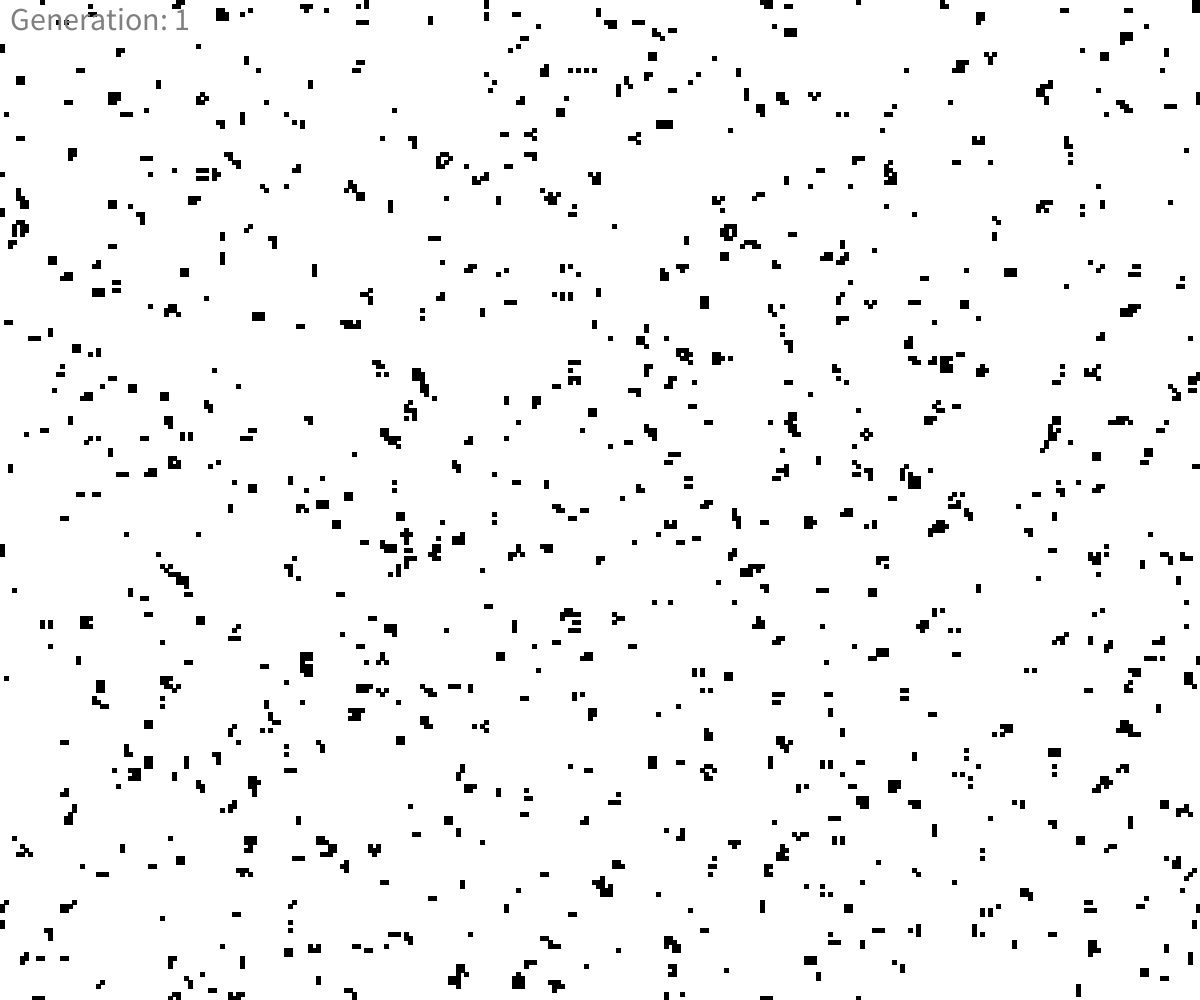
Frame 1 (no input)
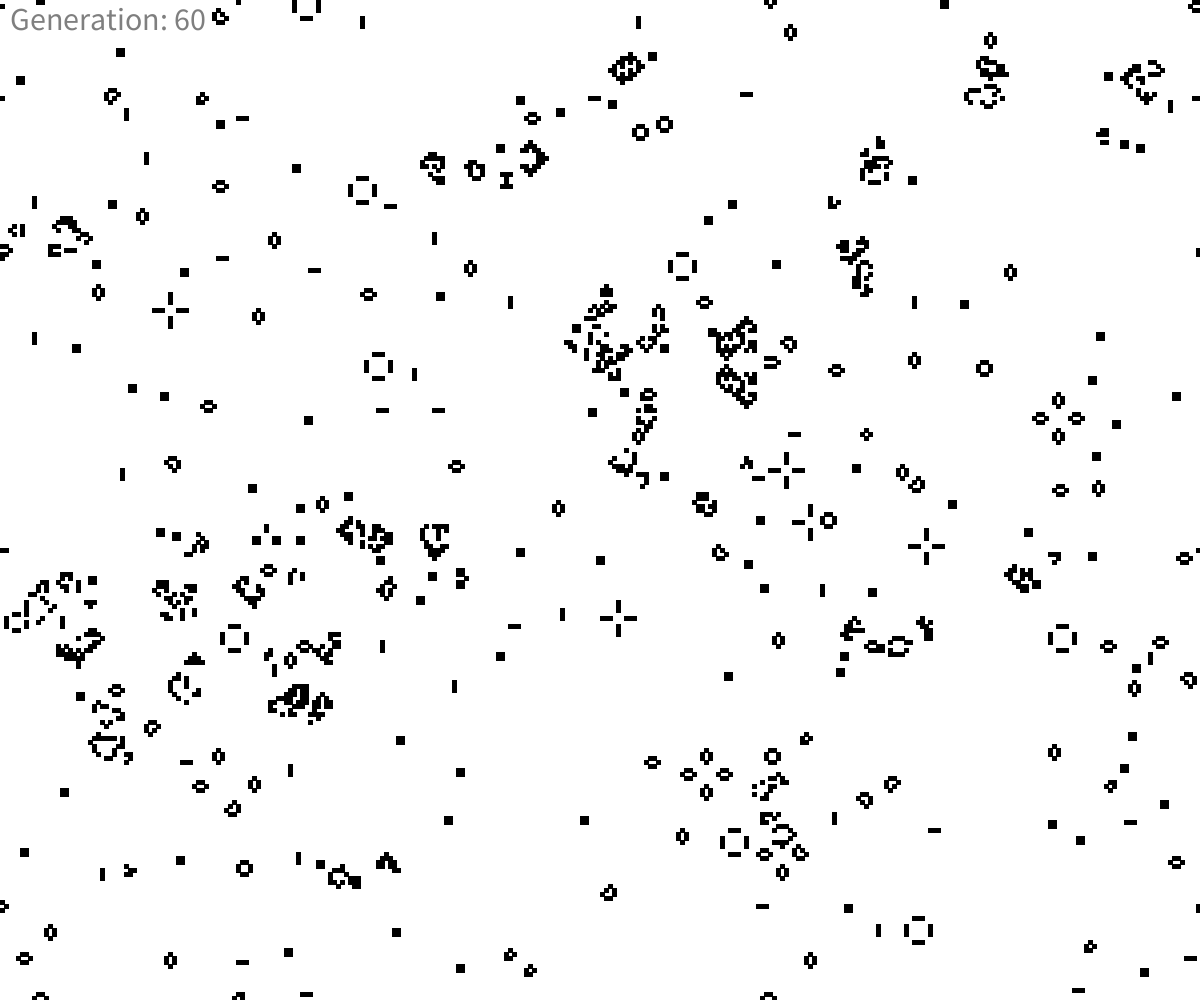
Frame 60 (the mouse pressed at the canvas centre just before this capture)
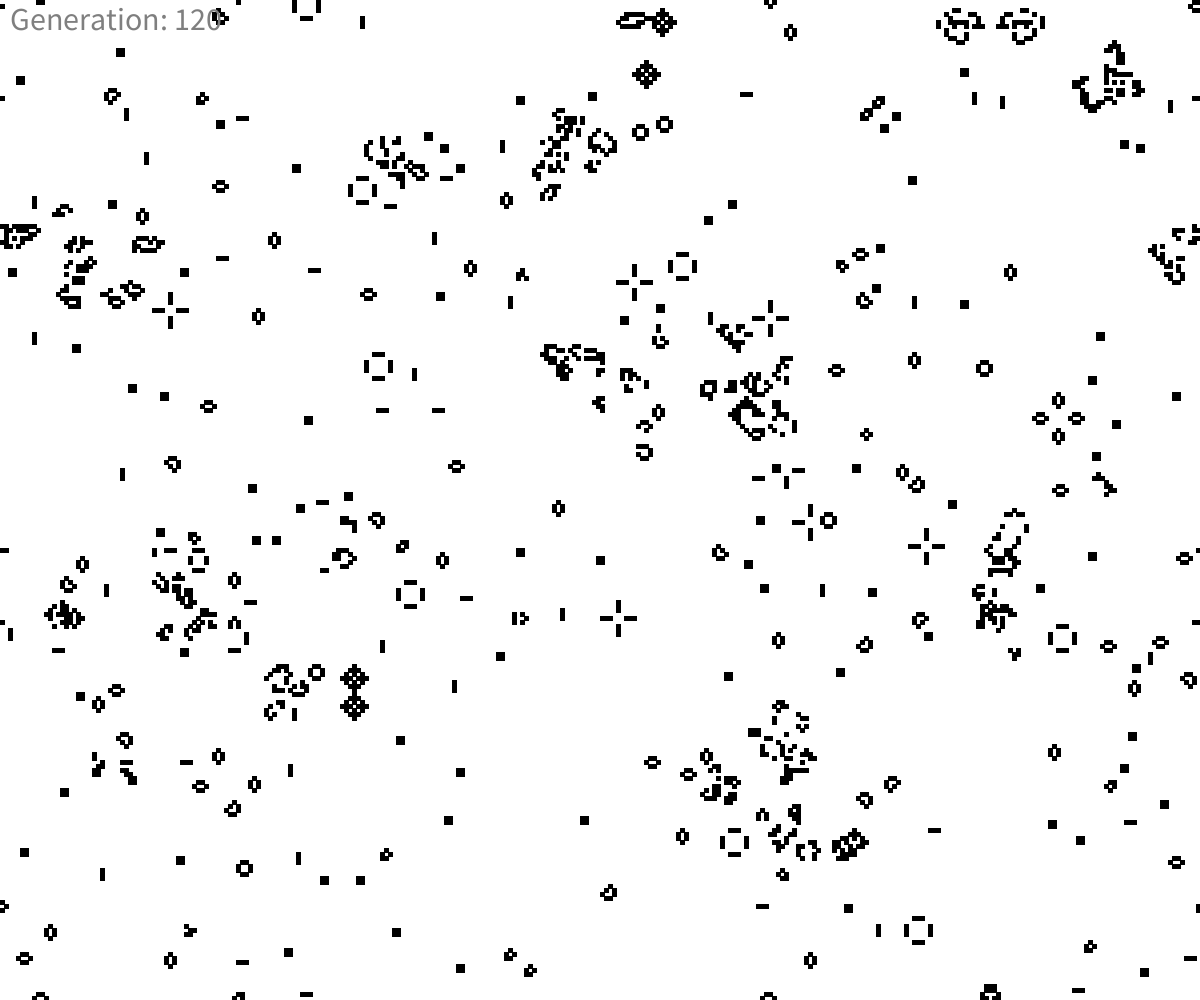
Frame 120 (the mouse held since frame 60 and released just before this capture)

The Processing sketch that drew these frames (run headless with seeded random() and noise(); from frame 60 on, the mouse is pressed at the canvas centre):

// Processing sketch: lifeGame
// ── lifeGame.pde
// life game

// フレームレート
int fps = 16;
// 誕生率の逆数
int birthRate = 12;

// 列数と行数
int cols, rows;
// 1セルの幅
int resolution = 4;
// 配列を定義
int[][] grid;
// 世代数
int gen = 0;

// グリッドをリセット
void resetGrid() {
    for (int i = 0; i < cols; i++) {
        for (int j = 0; j < rows; j++) {
            if (floor(random(birthRate)) == 0) {
                // セルを生に設定
                grid[i][j] = 1;
            } else {
                // セルを死に設定
                grid[i][j] = 0;
            }
        }
    }
    gen = 0;
}

// 近傍のセルを数える
int countNeighbors(int x, int y) {
    int sum = 0;
    
    for (int i = -1; i <= 1; i++) {
        for (int j = -1; j <= 1; j++) {
            int col = (x + i + cols) % cols;
            int row = (y + j + rows) % rows;
            sum += grid[col][row];
        }
    }
    
    sum -= grid[x][y];
    return sum;
}

// 新しいグリッドを計算
int[][] nextGrid() {
    int newGrid[][] = new int[cols][rows];
    // 次の世代を計算
    for (int i = 0; i < cols; i++) {
        for (int j = 0; j < rows; j++) {
            int state = grid[i][j];
            // 近傍のセルを数える
            int neighbors = countNeighbors(i, j);
            
            // ゲームのルールを適用
            if (state == 0 && neighbors == 3) {
                // セルを生に設定
                newGrid[i][j] = 1;
            } else if (state == 1 && (neighbors < 2 || 3 < neighbors)) {
                // セルを死に設定
                newGrid[i][j] = 0;
            } else {
                newGrid[i][j] = state;
            }
        }
    }
    gen++;
    return newGrid;
}

void setup() {
    size(1200, 1000);
    frameRate(fps);

    // 列数を計算
    cols = width / resolution;
    // 行数を計算
    rows = height / resolution;
    // 配列を初期化
    grid = new int[cols][rows];
    
    // グリッドをリセット
    resetGrid();
    
    // テキストのサイズを設定
    textSize(32);
}

void draw() {
    // 背景を白に設定
    background(255);

    boolean update = true;
    if (keyPressed) {
        // スペースキーが押されている場合
        if (key == ' ') {
            update = false;
        }
        // rキーが押されている場合
        if (key == 'r') {
            update = false;
            // グリッドをリセット
            resetGrid();
        }
    }
    if (update) {   
        // グリッドを更新
        grid = nextGrid();
    }

    // グリッドを描画
    for (int i = 0; i < cols; i++) {
        for (int j = 0; j < rows; j++) {
            float x = i * resolution;
            float y = j * resolution;
            
            if (grid[i][j] == 1) {
                // セルを黒に設定
                fill(0);
                // セルを描画
                rect(x, y, resolution, resolution);
            }
        }
    }
    // 文字色を灰色に設定
    fill(127);
    // 現在の世代数を表示
    text("Generation: " + gen, 10, 30);
}
